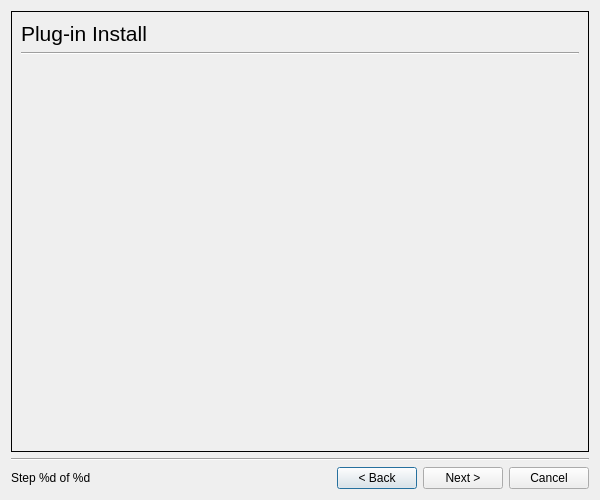
<ui version="4.0" >
 <class>Dialog</class>
 <widget class="QDialog" name="Dialog" >
  <property name="geometry" >
   <rect>
    <x>0</x>
    <y>0</y>
    <width>600</width>
    <height>500</height>
   </rect>
  </property>
  <property name="windowTitle" >
   <string>HP Device Manager - Plug-in Install</string>
  </property>
  <layout class="QGridLayout" >
   <item row="0" column="0" colspan="5" >
    <widget class="QStackedWidget" name="StackedWidget" >
     <property name="frameShape" >
      <enum>QFrame::Box</enum>
     </property>
     <widget class="QWidget" name="page" >
      <layout class="QGridLayout" >
       <item row="0" column="0" >
        <widget class="QLabel" name="label" >
         <property name="font" >
          <font>
           <pointsize>16</pointsize>
          </font>
         </property>
         <property name="text" >
          <string>Plug-in Install</string>
         </property>
        </widget>
       </item>
       <item row="1" column="0" colspan="2" >
        <widget class="Line" name="line" >
         <property name="orientation" >
          <enum>Qt::Horizontal</enum>
         </property>
        </widget>
       </item>
       <item row="2" column="1" >
        <spacer>
         <property name="orientation" >
          <enum>Qt::Vertical</enum>
         </property>
         <property name="sizeHint" >
          <size>
           <width>20</width>
           <height>181</height>
          </size>
         </property>
        </spacer>
       </item>
      </layout>
     </widget>
     <widget class="QWidget" name="page_2" />
    </widget>
   </item>
   <item row="1" column="0" colspan="5" >
    <widget class="Line" name="line_2" >
     <property name="orientation" >
      <enum>Qt::Horizontal</enum>
     </property>
    </widget>
   </item>
   <item row="2" column="0" >
    <widget class="QLabel" name="StepText" >
     <property name="text" >
      <string>Step %d of %d</string>
     </property>
    </widget>
   </item>
   <item row="2" column="1" >
    <spacer>
     <property name="orientation" >
      <enum>Qt::Horizontal</enum>
     </property>
     <property name="sizeHint" >
      <size>
       <width>161</width>
       <height>20</height>
      </size>
     </property>
    </spacer>
   </item>
   <item row="2" column="2" >
    <widget class="QPushButton" name="BackButton" >
     <property name="text" >
      <string>&lt; Back</string>
     </property>
    </widget>
   </item>
   <item row="2" column="3" >
    <widget class="QPushButton" name="NextButton" >
     <property name="text" >
      <string>Next ></string>
     </property>
    </widget>
   </item>
   <item row="2" column="4" >
    <widget class="QPushButton" name="CancelButton" >
     <property name="text" >
      <string>Cancel</string>
     </property>
    </widget>
   </item>
  </layout>
 </widget>
 <resources/>
 <connections/>
</ui>
